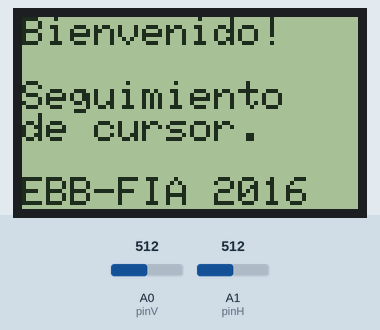
This sketch was run on a simulated Arduino Uno, built with avr-gcc and run on an emulated ATmega328P. Parts: 84×48 one-colour display. Inputs (shaded band) come from the test bench; at power-on: A0 (pinV) = 512, A1 (pinH) = 512. What the sketch prints to the serial monitor is not drawn.

Above: at 2.1 s.
5.3 s: A0 (pinV) set to 716
6.8 s: A1 (pinH) set to 716
8.3 s: A0 (pinV) set to 511
At 9.8 s:
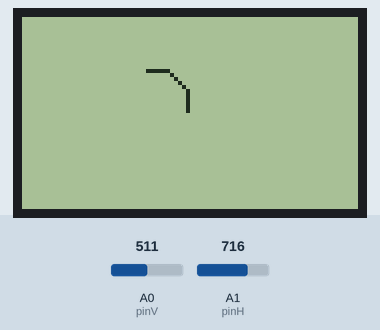
9.9 s: A1 (pinH) set to 306
12.9 s: A0 (pinV) set to 306
At 13.63 s:
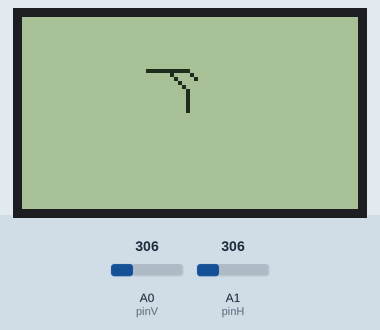
14.6 s: A1 (pinH) set to 511
At 15.82 s:
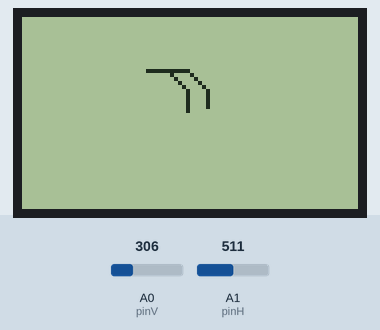
Timing chart, 0 to 17.2 s (numbered marks = the images above; inputs shaded):
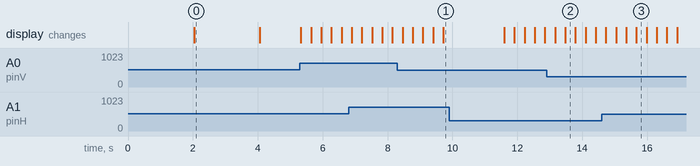

Measured:
- what the display in image 0 shows lasts 2.1 s, from 2.0 s to 4.1 s

The sketch:

CR11005_20160311.ino
```cpp
/*********************************************************************
  Universidad de El Salvador
  Facultad de Ingeniería y Arquitectura
  Escuela de Ingeniería Electrica
  Sistemas Embebidos
  EBB115 - Ciclo I - 2016

  Estudiante: Br. Fredy A. Cáceres Ramos
  Facilitador: Msc. e Ing. Wilber Calderón
  Fecha de creación de Sketch: 11-Marzo-2016
  Ultima modoficación del Sketch: 23-Julio-2016
*********************************************************************/

/*
 * Objetivo: Desarrollar un sistema electrico-digital que muestre el seguimiento del cursor, atravez de una pantalla Nokia 5110 con
 * reolucion 84x48 y un inversor CD4050BE; atravez del uso de dos potenciometros para dirigir la dirección del cursor.
 */

/*
 * Referencias:
 * https://learn.adafruit.com/downloads/pdf/nokia-5110-3310-monochrome-lcd.pdf manejo y control de pantalla Nokia 5110
 * http://www.ti.com/lit/ds/symlink/cd4050b.pdf datasheet del inversor CD4050BE
 * http://hetpro-store.com/TUTORIALES/lcd-nokia-5110-arduino/
 * http://www.ardumania.es/lcd-grafico-de-84x48/
 */

#include <SPI.h>
#include <Adafruit_GFX.h>
#include <Adafruit_PCD8544.h>

/*
 * Definición de Variables:
 * pinH y pinV son los pines de lectura analogica, para determinar hacia donde se deverá mover el cursor
 * x0 y y0 coordenada de inico del cursor, al centro de la pantalla
 * Xpos, Xneg, Ypos, Yneg contendran las coordenadas a las que se movera el cursor
 * uXmov, uYmov almacena el ultimo movimiento vertical y horizontal que se realizo
 * lectH y lectV variables que almacenan los valores mapeados de los potenciometros
 */

/*
 * Consejo:
 * Para mejor visualización de las coordenadas y direccionamiento del cursor abrir el monitor serie.
 */

#define pinH A1
#define pinV A0
#define x0 41
#define y0 23

int Xpos = 41;
int Xneg = 41;
int Ypos = 23;
int Yneg = 23;
int uXmov = 41;
int uYmov = 23;
//int cont = 0; //contador para ver cuando se terminar de ejecitar el movimiento del cursor.
int lectH, lectV;

/* Definición de los pines para el uso de la pantalla 5110 */
Adafruit_PCD8544 display = Adafruit_PCD8544(7, 6, 5, 4, 3);

void setup() {
  Serial.begin(9600);
  display.begin(); //inicialización de la display e impresion de la florcita, no funciona si se quita

  display.setContrast(60); //contraste de 60 para mejor visualización.
  delay(2000);
  display.clearDisplay(); //limpieza de pantalla

  display.println("Bienvenido!\n\nSeguimiento\nde cursor.\n\nEBB-FIA 2016"); //mensaje de bienvenida
  display.display(); //imprimiendo mensaje de bienvenida
  delay(2000);
  display.clearDisplay();//limpieza de pantalla

  //display.setCursor(x0,y0);
  //display.print("Hello");
  display.drawPixel(x0, y0, BLACK); //dibuja un pixel al centro de la pantalla 5110
  display.display(); //muestra el pixel inicial
}

void loop() {
  //if(cont!=4031) { //Si no se han llenado todos los pixeles de la pantalla.
  //  cont++; //aumentar el contador para marcar el pixel que ha sido utilizado.
    lectH = map(analogRead(pinH),0,1023,0,100); //mapea el valor leido del potenciometro a un rango 0-100 en el eje horizontal.
    lectV = map(analogRead(pinV),0,1023,0,100); //mapea el valor leido del potenciometro a un rango 0-100 en el eje vertical.
    Serial.print(F("X: "));
    Serial.print(lectH);
    Serial.print(F("\tY: "));
    Serial.println(lectV);
    drawMyPixel(lectH, lectV); //invocacion del modulo para dibujar el pixel en las coordenas lectH y lectV
    delay(300); //retraso de 300 milisegundos
  /*}
  else
    endSketch();*/ //si ya se cubrieron todos lo pixeles de la pantalla finaliza el sketch
}

/*
 * drawMyPixel() dibuja los pixeles en la pantalla segun las coordenadas que la función recibe, y que han sido leidas de los
 * potenciometros.
 */
void drawMyPixel(int movH, int movV) {
  if(movH > 55) { //movimiento a la izquierda
    if(Xneg>0) //si no se ha llegado al tope izquierdo de la pantalla, esto seria toda la columna 0 de la pantalla
       Xneg--; //disminuyo la coordenada en el eje negativo de las X, el cursor se mueve a la izquierda
    /*else
       Xneg=0;*/
    movH = Xneg; //defino que el movimiento a dibujarse debe ser a la izquierda de la pantalla
    uXmov = Xneg; //registro el movimiento horizontal en este ciclo.
    Xpos = Xneg; //asigno la coordenada del cursor para que en el proximo movimiento continue en esa direccion.
  }
  else if(movH < 45) { //movimiento a la derecha
    if(Xpos<83) //si no se ha llegado al tope derecho de la pantalla, esto seria toda la columna 83 de la pantalla
       Xpos++; //aumento la coordenada en el eje positivo de las X, el cursor se mueve a la derecha.
    /*else
       Xpos>84;*/
    movH = Xpos; //defino que el movimiento a dibujarse debe ser a la derecha de la pantalla.
    uXmov = Xpos; //registro el movimiento horizontal en este ciclo.
    Xneg = Xpos;  //asigno la coordenada del cursor para que en el proximo movimiento continue en esa direccion.
  }
  else //Si no hay movimiento en el eje horizontal
    movH = uXmov; //asigna a la coordenada el ultimo valor obtenido en el ciclo anterior

  if(movV > 55) { //movimiento hacia abajo
    if(Yneg>0) //si no se ha llegado al top de la pantalla, esto seria toda la fila 0 de la pantalla
       Yneg--; //disminuyo la coordenada en el eje negativo de las Y, el cursor se mueve hacia abajo
    /*else
       Yneg=0;*/
    movV = Yneg;
    uYmov = Yneg;
    Ypos = Yneg;
  }
  else if(movV < 45) { //movimiento hacia arriba
    if(Ypos<47)  //si no se ha llegado al fondo de la pantalla, esto seria toda la fila 47 de la pantalla
       Ypos++; //aumento la coordenada en el eje positivo de las Y, el cursor se mueve hacia arriba.
    /*else
       Ypos=48;*/
    movV = Ypos;
    uYmov = Ypos;
    Yneg = Ypos;
  }
  else //si no hay movimiento en el eje vertical
    movV = uYmov; //asigna a la coordenada el ultimo valor obtenido en el ciclo anterior

  display.drawPixel(movH, movV, BLACK); //dibuja el pixel segun las coordenadas movH y movV leidas y procesadas.
  display.display(); //muestra en el display el nuevo pixel.
}
```
